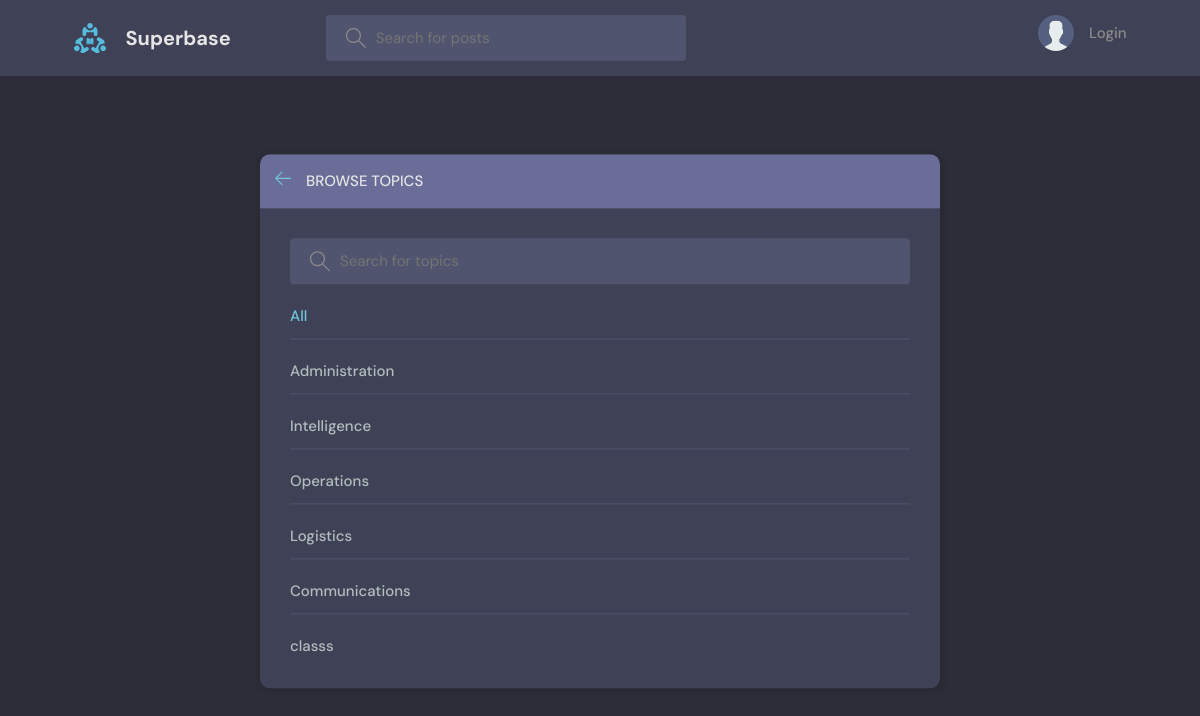
Page /topics/ on the committed database.
### base/models.py (models this page shows, shortened)
class Topic(models.Model):
    name = models.CharField(max_length=200)

### base/views.py (the view)
# urls.py: path('topics/', views.topicsPage, name="topics"),
def topicsPage(request):
    q = request.GET.get('q') if request.GET.get('q') != None else ''
    topics = Topic.objects.filter(name__icontains=q)
    return render(request, 'base/topics.html', {'topics': topics})

### base/templates/base/topics.html (shortened to what this page needs)
{% extends 'main.html' %}
{% block content %}
    <main class="create-room layout">
      <div class="container">
        <div class="layout__box">
          <div class="layout__boxHeader">
            <div class="layout__boxTitle">
              <a href="{% url 'home' %}">
                <svg version="1.1" xmlns="http://www.w3.org/2000/svg" width="32" height="32" viewBox="0 0 32 32">
                  <title>arrow-left</title>
                  <path
                    d="M13.723 2.286l-13.723 13.714 13.719 13.714 1.616-1.611-10.96-10.96h27.625v-2.286h-27.625l10.965-10.965-1.616-1.607z"
                  ></path>
                </svg>
              </a>
              <h3>Browse Topics</h3>
            </div>
          </div>
          <div class="topics-page layout__body">
            <form action="" method="GET" class="header__search">
              <label>
                <input name="q" placeholder="Search for topics" />
              </label>
            </form>
            <ul class="topics__list">
              <li>
                <a href="{% url 'topics' %}" class="active">All <span>{{topics.room_set.all.count}}</span></a>
              </li>
              {% for topic in topics %}
              <li>
                <a href="{% url 'home' %}?q={{topic.name}}">{{topic.name}} <span>{{topics.room_set.all.count}}</span></a>
              </li>
              {% endfor %}
            </ul>
          </div>
        </div>
      </div>
    </main>
{% endblock content %}

### static/styles/style.css (style rules this page uses)
:root { --color-main: #71c6dd; --color-main-light: #e1f6fb; --color-dark: #3f4156; --color-dark-medium: #51546e; --color-dark-light: #696d97; --color-light: #e5e5e5; --color-gray: #8b8b8b; --color-light-gray: #b2bdbd; --color-bg: #2d2d39; --color-success: #5dd693; --color-error: #fc4b0b; }
* { font-family: "DM Sans", -apple-system, BlinkMacSystemFont, "Segoe UI", Roboto, Oxygen, Ubuntu, Cantarell, "Open Sans", "Helvetica Neue", sans-serif; margin: 0; padding: 0; box-sizing: border-box; text-rendering: optimizeLegibility; font-size: inherit; }
html { font-size: 56.25%; }
@media only screen and (min-width: 1200px) { html { font-size: 62.5%; } }
body { line-height: 1.6; font-weight: 400; font-size: 1.5rem; color: var(--color-light-gray); background-color: var(--color-bg); min-height: 100vh; }
a { display: inline-block; color: var(--color-main); text-decoration: none; }
.container { max-width: 120rem; width: 90%; margin: auto; }
.header__search > label { background-color: var(--color-dark-medium); padding: 1.3rem 1rem; display: flex; align-items: center; gap: 1rem; border-radius: 4px; }
.header__search svg { fill: var(--color-gray); width: 2rem; height: 2rem; margin-left: 1rem; }
.header__search input { width: 30rem; background: transparent; border: none; outline: none; color: var(--color-light); }
.layout { margin-top: 2.4rem; }
.layout > .container { display: flex; justify-content: space-between; align-items: flex-start; }
.layout__box { width: 90%; max-width: 48rem; min-height: 40rem; position: absolute; top: 50%; left: 50%; transform: translate(-50%, -46%); background-color: var(--color-dark); border-radius: 1rem; box-shadow: 1px 1px 6px 3px rgba(0, 0, 0, 0.1); overflow: hidden; }
.layout__boxHeader { display: flex; padding: 1.5rem; background-color: var(--color-dark-light); }
.layout__boxTitle { display: flex; gap: 1.5rem; align-items: center; }
.layout__boxTitle h3 { text-transform: uppercase; font-weight: 500; color: var(--color-light); }
.layout__boxTitle svg { width: 1.6rem; height: 1.6rem; fill: var(--color-main); }
.layout__body { margin: 3rem; }
.topics__list { list-style: none; }
.topics__list li a { display: flex; justify-content: space-between; margin-bottom: 3rem; font-weight: 500; color: var(--color-light-gray); transition: all 0.3s ease-in-out; }
.topics__list li a.active, .topics__list li a:hover { color: var(--color-main); }
.topics__list li a span { padding: 0.5rem 1rem; background-color: var(--color-dark); border-radius: 3px; font-size: 1.3rem; font-weight: 700; letter-spacing: 1px; }
.topics-page .topics__list li:not(:last-child) a { margin: 2rem 0; padding-bottom: 1rem; text-decoration: none; border-bottom: 1px solid var(--color-dark-medium); }
.topics-page .header__search { display: block; }
.create-room.layout .layout__box { max-width: 68rem; }

### rows in the picture
Topic: name "Administration"
Topic: name "Intelligence"
Topic: name "Operations"
Topic: name "Logistics"
Topic: name "Communications"
Topic: name "classs"
